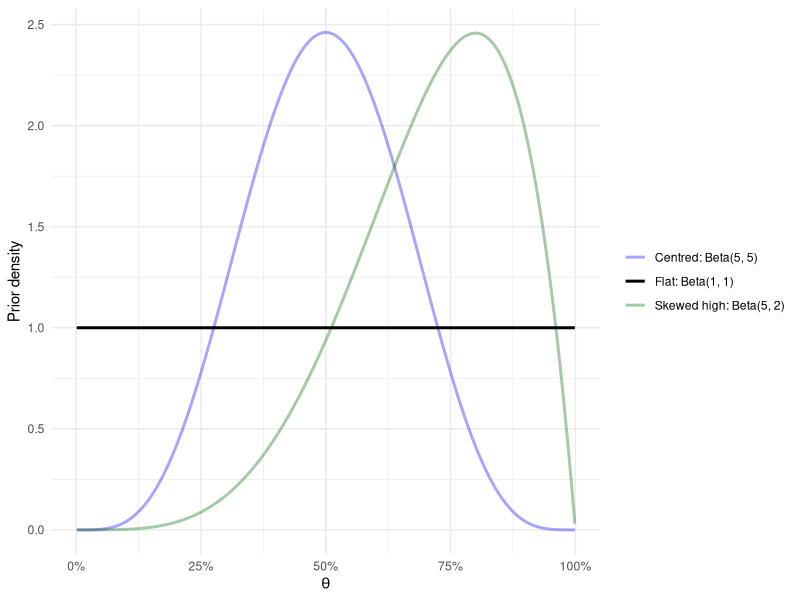
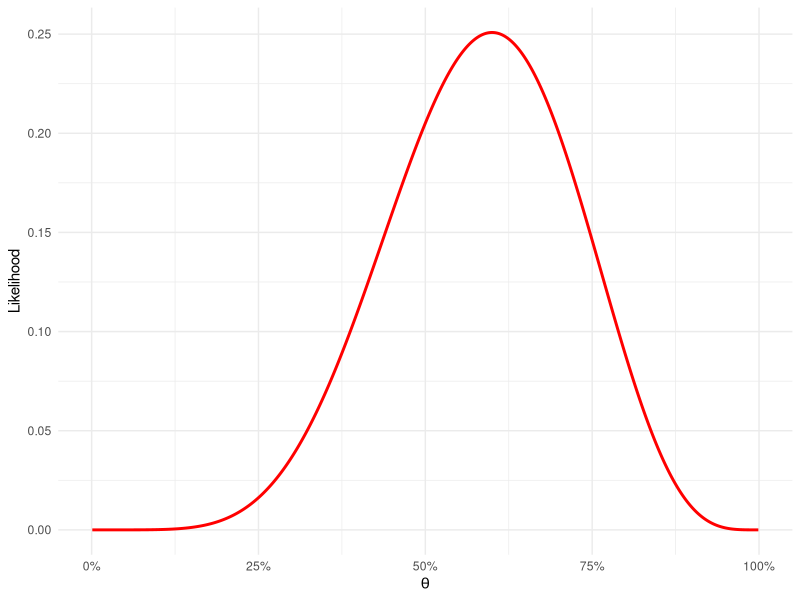

R code for these plots, in order:
## ---- chunk 1
library(tidyverse)

prior_df <- crossing(
  theta = seq(0.001, 0.999, length.out = 1000),
  prior = c("Flat: Beta(1, 1)", "Centred: Beta(5, 5)", "Skewed high: Beta(5, 2)")
) |>
  mutate(
    alpha = case_when(
      prior == "Flat: Beta(1, 1)" ~ 1,
      prior == "Centred: Beta(5, 5)" ~ 5,
      prior == "Skewed high: Beta(5, 2)" ~ 5
    ),
    beta = case_when(
      prior == "Flat: Beta(1, 1)" ~ 1,
      prior == "Centred: Beta(5, 5)" ~ 5,
      prior == "Skewed high: Beta(5, 2)" ~ 2
    ),
    density = dbeta(theta, shape1 = alpha, shape2 = beta),
    line_type = if_else(prior == "Flat: Beta(1, 1)", "Flat prior", "Other examples")
  )

ggplot(prior_df, aes(x = theta, y = density, group = prior)) +
  geom_line(
    data = prior_df |> filter(prior != "Flat: Beta(1, 1)"),
    aes(color = prior),
    linewidth = 1,
    alpha = 0.35
  ) +
  geom_line(
    data = prior_df |> filter(prior == "Flat: Beta(1, 1)"),
    aes(color = prior),
    linewidth = 1,
    alpha = 1
  ) +
  labs(
    x = expression(theta),
    y = "Prior density",
    color = NULL
  ) +
  scale_x_continuous(
    labels = scales::percent_format(),
    limits = c(0, 1)
  ) +
  scale_color_manual(
    values = c(
      "Flat: Beta(1, 1)" = "black",
      "Centred: Beta(5, 5)" = "blue",
      "Skewed high: Beta(5, 2)" = "darkgreen"
    )
  ) +
  theme_minimal()
## ---- chunk 2
likelihood_df <- tibble(
  theta = seq(0.001, 0.999, length.out = 1000),
  likelihood = dbinom(x = 6, size = 10, prob = theta),
  curve = "Likelihood: x = 6, n = 10"
)

ggplot(likelihood_df, aes(x = theta, y = likelihood, color = curve)) +
  geom_line(linewidth = 1) +
  labs(
    x = expression(theta),
    y = "Likelihood",
    color = NULL
  ) +
  scale_x_continuous(
    labels = scales::percent_format(),
    limits = c(0, 1)
  ) +
  scale_color_manual(
    values = c("Likelihood: x = 6, n = 10" = "red")
  ) +
  theme_minimal() +
  theme(legend.position = "none")
